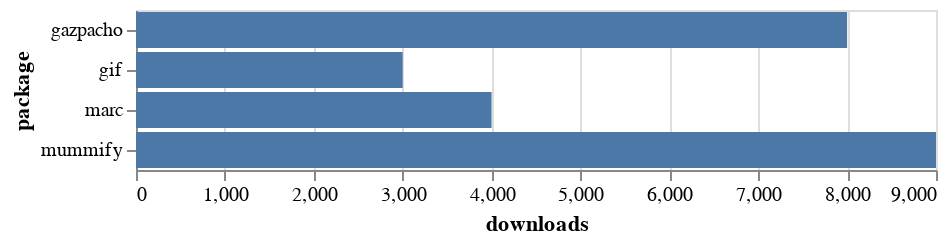

Notebook code cell kept with this figure:
### Code cell
alt.Chart(packages).mark_bar().encode(
    y='package',
    x='downloads'
)

### Figure 1 — Vega-Lite specification as saved in the notebook (floating-point values rounded to 4 significant figures)
{"config": {"view": {"continuousWidth": 400, "continuousHeight": 300}}, "data": {"name": "data-c4ebe93af349d50fdf080b16b04d264f"}, "mark": "bar", "encoding": {"x": {"type": "quantitative", "field": "downloads"}, "y": {"type": "nominal", "field": "package"}}, "$schema": "https://vega.github.io/schema/vega-lite/v4.8.1.json", "datasets": {"data-c4ebe93af349d50fdf080b16b04d264f": [{"downloads": 8000, "package": "gazpacho"}, {"downloads": 3000, "package": "gif"}, {"downloads": 9000, "package": "mummify"}, {"downloads": 4000, "package": "marc"}]}}
